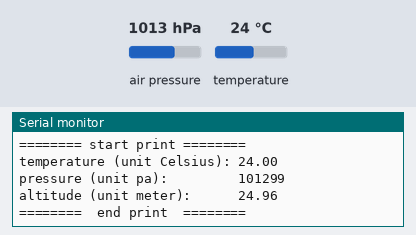
Recording of a sketch running on a simulated Arduino Uno, built with avr-gcc and run on an emulated ATmega328P. Parts: the last lines printed to the serial monitor. Wiring (inferred from the names in the program): BMP280 pressure sensor at I2C address 0x76. The inputs (shaded band) are chosen by the test bench; at power-on: air pressure 1013 hPa, temperature 24 °C.

Above: at 1.7 s.
1.8 s: air pressure set to 952 hPa
At 3.1 s:
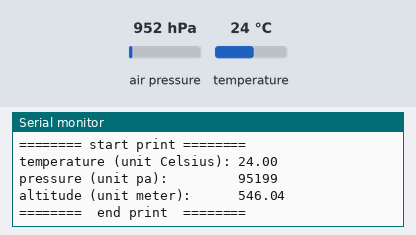
3.3 s: temperature set to 12 °C
4.8 s: air pressure set to 975 hPa
At 6.4 s:
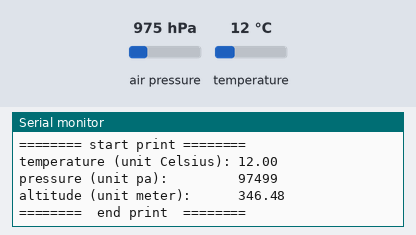
Timing chart, 0 to 7.9 s (numbered marks = the images above; inputs shaded):
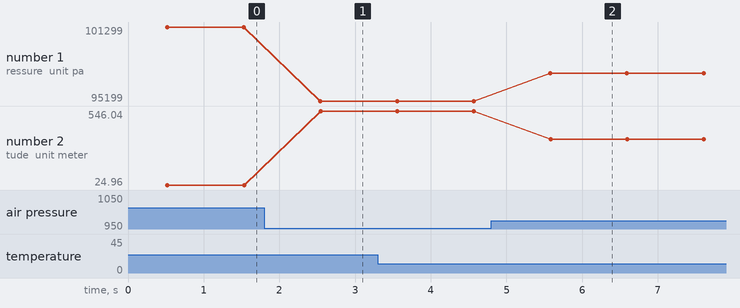

Measured:
- after the input at 1.8 s, the serial monitor: prints a new line after 0.74 s (image 1)
- after the input at 4.8 s, the serial monitor: prints a new line after 0.78 s (image 2)
- plotted number 1: 101299 → 95199 after the input at 1.8 s, 95199 → 97499 after the input at 4.8 s
- plotted number 2: 24.96 → 546.04 after the input at 1.8 s, 546.04 → 346.48 after the input at 4.8 s

The sketch:

BM280_ReadData.ino
```cpp
// (licence header left out)
#include "DFRobot_BMP280.h"
#include "Wire.h"

typedef DFRobot_BMP280_IIC    BMP;    // ******** use abbreviations instead of full names ********

BMP   bmp(&Wire, BMP::eSdo_low);

#define SEA_LEVEL_PRESSURE    1015.0f   // sea level pressure

// show last sensor operate status
void printLastOperateStatus(BMP::eStatus_t eStatus)
{
  switch(eStatus) {
  case BMP::eStatusOK:    Serial.println("everything ok"); break;
  case BMP::eStatusErr:   Serial.println("unknow error"); break;
  case BMP::eStatusErrDeviceNotDetected:    Serial.println("device not detected"); break;
  case BMP::eStatusErrParameter:    Serial.println("parameter error"); break;
  default: Serial.println("unknow status"); break;
  }
}

void setup()
{
  Serial.begin(115200);
  bmp.reset();
  Serial.println("bmp read data test");
  while(bmp.begin() != BMP::eStatusOK) {
    Serial.println("bmp begin faild");
    printLastOperateStatus(bmp.lastOperateStatus);
    delay(2000);
  }
  Serial.println("bmp begin success");
  delay(100);
}

void loop()
{
  float   temp = bmp.getTemperature();
  uint32_t    press = bmp.getPressure();
  float   alti = bmp.calAltitude(SEA_LEVEL_PRESSURE, press);

  Serial.println();
  Serial.println("======== start print ========");
  Serial.print("temperature (unit Celsius): "); Serial.println(temp);
  Serial.print("pressure (unit pa):         "); Serial.println(press);
  Serial.print("altitude (unit meter):      "); Serial.println(alti);
  Serial.println("========  end print  ========");

  delay(1000);
}
```

DFRobot_BMP280.h
```cpp
// (licence header left out)
#ifndef DFROBOT_BMP280_H
#define DFROBOT_BMP280_H

#include "Arduino.h"
#include "Wire.h"

#ifndef PROGMEM
# define PROGMEM
#endif

class DFRobot_BMP280 {
// defines
public:
  /**
   * @brief Enum global status
   */
  typedef enum {
    eStatusOK,
    eStatusErr,
    eStatusErrDeviceNotDetected,
    eStatusErrParameter
  } eStatus_t;

  typedef struct {
    uint16_t    t1;
    int16_t     t2, t3;
    uint16_t    p1;
    int16_t     p2, p3, p4, p5, p6, p7, p8, p9;
    uint16_t    reserved0;
  } sCalibrateDig_t;

  typedef struct {
    uint8_t   im_update: 1;
    uint8_t   reserved: 2;
    uint8_t   measuring: 1;
  } sRegStatus_t;

  /**
   * @brief Enum control measurement mode (power)
   */
  typedef enum {
    eCtrlMeasMode_sleep,
    eCtrlMeasMode_forced,
    eCtrlMeasMode_normal = 0x03
  } eCtrlMeasMode_t;

  /**
   * @brief Enum sampling
   */
  typedef enum {
    eSampling_no,
    eSampling_X1,
    eSampling_X2,
    eSampling_X4,
    eSampling_X8,
    eSampling_X16
  } eSampling_t;

  typedef struct {
    uint8_t   mode: 2;
    uint8_t   osrs_p: 3;
    uint8_t   osrs_t: 3;
  } sRegCtrlMeas_t;

  typedef enum {
    eConfigSpi3w_en_disable,
    eConfigSpi3w_en_enable
  } eConfigSpi3w_en_t;

  /**
   * @brief Enum config filter
   */
  typedef enum {
    eConfigFilter_off,
    eConfigFilter_X2,
    eConfigFilter_X4,
    eConfigFilter_X8,
    eConfigFilter_X16
  } eConfigFilter_t;

  /**
   * @brief Enum config standby time, unit ms
   */
  typedef enum {
    eConfigTStandby_0_5,    // 0.5 ms
    eConfigTStandby_62_5,
    eConfigTStandby_125,
    eConfigTStandby_250,
    eConfigTStandby_500,
    eConfigTStandby_1000,
    eConfigTStandby_2000,
    eConfigTStandby_4000
  } eConfigTStandby_t;

  typedef struct {
    uint8_t   spi3w_en: 1;
    uint8_t   reserved1: 1;
    uint8_t   filter: 3;
    uint8_t   t_sb: 3;
  } sRegConfig_t;

  typedef struct {
    uint8_t   msb, lsb;
    uint8_t   reserved: 4;
    uint8_t   xlsb: 4;
  } sRegPress_t;

  typedef struct {
    uint8_t   msb, lsb;
    uint8_t   reserved: 4;
    uint8_t   xlsb: 4;
  } sRegTemp_t;

  #define BMP280_REG_START    0x88
  typedef struct {
    sCalibrateDig_t   calib;
    uint8_t   reserved0[(0xd0 - 0xa1 - 1)];
    uint8_t   chip_id;
    #define BMP280_REG_CHIP_ID_DEFAULT    0x58
    uint8_t   reserved1[(0xe0 - 0xd0 - 1)];
    uint8_t   reset;
    uint8_t   reserved2[(0xf3 - 0xe0 - 1)];
    sRegStatus_t    status;
    sRegCtrlMeas_t    ctrlMeas;
    sRegConfig_t      config;
    uint8_t   reserved3;
    sRegPress_t   press;
    sRegTemp_t    temp;
  } sRegs_t;

// functions
public:
  DFRobot_BMP280();

  /**
   * @brief begin Sensor begin
   * @return Enum of eStatus_t
   */
  eStatus_t   begin();

  /**
   * @brief getTemperature Get temperature
   * @return Temprature in Celsius
   */
  float       getTemperature();

  /**
   * @brief getPressure Get pressure
   * @return Pressure in pa
   */
  uint32_t    getPressure();

  /**
   * @brief calAltitude Calculate altitude
   * @param seaLevelPressure Sea level pressure
   * @param pressure Pressure in pa
   * @return Altitude in meter
   */
  float       calAltitude(float seaLevelPressure, uint32_t pressure);

  /**
   * @brief reset Reset sensor
   */
  void    reset();

  /**
   * @brief setCtrlMeasMode Set control measure mode
   * @param eMode One enum of eCtrlMeasMode_t
   */
  void    setCtrlMeasMode(eCtrlMeasMode_t eMode);

  /**
   * @brief setCtrlMeasSamplingTemp Set control measure temperature oversampling
   * @param eSampling One enum of eSampling_t
   */
  void    setCtrlMeasSamplingTemp(eSampling_t eSampling);

  /**
   * @brief setCtrlMeasSamplingPress Set control measure pressure oversampling
   * @param eSampling One enum of eSampling_t
   */
  void    setCtrlMeasSamplingPress(eSampling_t eSampling);

  /**
   * @brief setConfigFilter Set config filter
   * @param eFilter One enum of eConfigFilter_t
   */
  void    setConfigFilter(eConfigFilter_t eFilter);

  /**
   * @brief setConfigTStandby Set config standby time
   * @param eT One enum of eConfigTStandby_t
   */
  void    setConfigTStandby(eConfigTStandby_t eT);

protected:
  void    getCalibrate();

  int32_t   getTemperatureRaw();
  int32_t   getPressureRaw();

  uint8_t   getReg(uint8_t reg);
  void      writeRegBits(uint8_t reg, uint8_t field, uint8_t val);

  virtual void    writeReg(uint8_t reg, uint8_t *pBuf, uint16_t len) = 0;
  virtual void    readReg(uint8_t reg, uint8_t *pBuf, uint16_t len) = 0;

// variables
public:
  /**
   * @brief lastOperateStatus Last operate status
   */
  eStatus_t   lastOperateStatus;

protected:
  int32_t   _t_fine;

  sCalibrateDig_t   _sCalib;
};

class DFRobot_BMP280_IIC : public DFRobot_BMP280 {
public:
  /**
   * @brief Enum pin sdo states
   */
  typedef enum {
    eSdo_low,
    eSdo_high
  } eSdo_t;

  /**
   * @brief DFRobot_BMP280_IIC
   * @param pWire Which TwoWire peripheral to operate
   * @param eSdo Pin sdo status
   */
  DFRobot_BMP280_IIC(TwoWire *pWire, eSdo_t eSdo);

protected:
  void    writeReg(uint8_t reg, uint8_t *pBuf, uint16_t len);
  void    readReg(uint8_t reg, uint8_t *pBuf, uint16_t len);

protected:
  TwoWire   *_pWire;

  uint8_t   _addr;

};

#endif
```

DFrobot_BMP280.cpp
```cpp
// (licence header left out)
#include "DFRobot_BMP280.h"

const DFRobot_BMP280::sRegs_t PROGMEM   _sRegs = DFRobot_BMP280::sRegs_t();
#ifdef __AVR__
typedef uint16_t    platformBitWidth_t;
#else
typedef uint32_t    platformBitWidth_t;
#endif

const platformBitWidth_t    _regsAddr = (platformBitWidth_t) &_sRegs;

#define writeRegBitsHelper(reg, flied, val)   writeRegBits(regOffset(&(reg)), *(uint8_t*) &(flied), *(uint8_t*) &(val))

#define __DBG   0
#if __DBG
# define __DBG_CODE(x)   Serial.print("__DBG_CODE: "); Serial.print(__FUNCTION__); Serial.print(" "); Serial.print(__LINE__); Serial.print(" "); x; Serial.println()
#else
# define __DBG_CODE(x)
#endif

uint8_t regOffset(const void *pReg)
{
  return ((platformBitWidth_t) pReg - _regsAddr + BMP280_REG_START);
}

DFRobot_BMP280::DFRobot_BMP280() {}

DFRobot_BMP280::eStatus_t DFRobot_BMP280::begin()
{
  __DBG_CODE(Serial.print("last register addr: "); Serial.print(regOffset(&_sRegs.temp), HEX));
  __DBG_CODE(Serial.print("first register addr: "); Serial.print(regOffset(&_sRegs.calib), HEX));
  __DBG_CODE(Serial.print("status register addr: "); Serial.print(regOffset(&_sRegs.status), HEX));
  __DBG_CODE(Serial.print("id register addr: "); Serial.print(regOffset(&_sRegs.chip_id), HEX));
  __DBG_CODE(Serial.print("res0 register addr: "); Serial.print(regOffset(&_sRegs.reserved0), HEX));

  uint8_t   temp = getReg(regOffset(&_sRegs.chip_id));
  if((temp == BMP280_REG_CHIP_ID_DEFAULT) && (lastOperateStatus == eStatusOK)) {
    reset();
    delay(200);
    getCalibrate();
    setCtrlMeasSamplingPress(eSampling_X8);
    setCtrlMeasSamplingTemp(eSampling_X8);
    setConfigFilter(eConfigFilter_off);
    setConfigTStandby(eConfigTStandby_125);
    setCtrlMeasMode(eCtrlMeasMode_normal);    // set control measurement mode to make these settings effective
  } else
    lastOperateStatus = eStatusErrDeviceNotDetected;
  return lastOperateStatus;
}

float DFRobot_BMP280::getTemperature()
{
  int32_t   raw = getTemperatureRaw();
  float     rslt = 0;
  int32_t   v1, v2;
  if(lastOperateStatus == eStatusOK) {
    v1 = ((((raw >> 3) - ((int32_t) _sCalib.t1 << 1))) * ((int32_t) _sCalib.t2)) >> 11;
    v2 = (((((raw >> 4) - ((int32_t) _sCalib.t1)) * ((raw >> 4) - ((int32_t) _sCalib.t1))) >> 12) * ((int32_t) _sCalib.t3)) >> 14;
    _t_fine = v1 + v2;
    rslt = (_t_fine * 5 + 128) >> 8;
    return (rslt / 100);
  }
  return 0;
}

uint32_t DFRobot_BMP280::getPressure()
{
  getTemperature();   // update _t_fine
  int32_t   raw = getPressureRaw();
  int64_t   rslt = 0;
  int64_t   v1, v2;
  if(lastOperateStatus == eStatusOK) {
    v1 = ((int64_t) _t_fine) - 128000;
    v2 = v1 * v1 * (int64_t) _sCalib.p6;
    v2 = v2 + ((v1 * (int64_t) _sCalib.p5) << 17);
    v2 = v2 + (((int64_t) _sCalib.p4) << 35);
    v1 = ((v1 * v1 * (int64_t) _sCalib.p3) >> 8) + ((v1 * (int64_t) _sCalib.p2) << 12);
    v1 = (((((int64_t) 1) << 47) + v1)) * ((int64_t) _sCalib.p1) >> 33;
    if(v1 == 0)
      return 0;
    rslt = 1048576 - raw;
    rslt = (((rslt << 31) - v2) * 3125) / v1;
    v1 = (((int64_t) _sCalib.p9) * (rslt >> 13) * (rslt >> 13)) >> 25;
    v2 = (((int64_t) _sCalib.p8) * rslt) >> 19;
    rslt = ((rslt + v1 + v2) >> 8) + (((int64_t) _sCalib.p7) << 4);
    return (uint32_t) (rslt / 256);
  }
  return 0;
}

float DFRobot_BMP280::calAltitude(float seaLevelPressure, uint32_t pressure)
{
  return 44330 * (1.0f - pow(pressure / 100 / seaLevelPressure, 0.1903));
}

void DFRobot_BMP280::reset()
{
  uint8_t   temp = 0xb6;
  writeReg(regOffset(&_sRegs.reset), (uint8_t*) &temp, sizeof(temp));
  delay(100);
}

void DFRobot_BMP280::setCtrlMeasMode(eCtrlMeasMode_t eMode)
{
  sRegCtrlMeas_t    sRegFlied = {0}, sRegVal = {0};
  sRegFlied.mode = 0xff; sRegVal.mode = eMode;
  writeRegBitsHelper(_sRegs.ctrlMeas, sRegFlied, sRegVal);
}

void DFRobot_BMP280::setCtrlMeasSamplingTemp(eSampling_t eSampling)
{
  sRegCtrlMeas_t    sRegFlied = {0}, sRegVal = {0};
  sRegFlied.osrs_t = 0xff; sRegVal.osrs_t = eSampling;
  writeRegBitsHelper(_sRegs.ctrlMeas, sRegFlied, sRegVal);
}

void DFRobot_BMP280::setCtrlMeasSamplingPress(eSampling_t eSampling)
{
  sRegCtrlMeas_t    sRegFlied = {0}, sRegVal = {0};
  sRegFlied.osrs_p = 0xff; sRegVal.osrs_p = eSampling;
  writeRegBitsHelper(_sRegs.ctrlMeas, sRegFlied, sRegVal);
}

void DFRobot_BMP280::setConfigFilter(eConfigFilter_t eFilter)
{
  sRegConfig_t    sRegFlied = {0}, sRegVal = {0};
  sRegFlied.filter = 0xff; sRegVal.filter = eFilter;
  writeRegBitsHelper(_sRegs.config, sRegFlied, sRegVal);
}

void DFRobot_BMP280::setConfigTStandby(eConfigTStandby_t eT)
{
  sRegConfig_t    sRegFlied = {0}, sRegVal = {0};
  sRegFlied.t_sb = 0xff; sRegVal.t_sb = eT;
  writeRegBitsHelper(_sRegs.config, sRegFlied, sRegVal);
}

void DFRobot_BMP280::getCalibrate()
{
  readReg(regOffset(&_sRegs.calib), (uint8_t*) &_sCalib, sizeof(_sCalib));
}

int32_t DFRobot_BMP280::getTemperatureRaw()
{
  sRegTemp_t    sReg;
  readReg(regOffset(&_sRegs.temp), (uint8_t*) &sReg, sizeof(sReg));
  return (((uint32_t) sReg.msb << 12) | ((uint32_t) sReg.lsb << 4) | ((uint32_t) sReg.xlsb));
}

int32_t DFRobot_BMP280::getPressureRaw()
{
  sRegPress_t   sReg;
  readReg(regOffset(&_sRegs.press), (uint8_t*) &sReg, sizeof(sReg));
  return (((uint32_t) sReg.msb << 12) | ((uint32_t) sReg.lsb << 4) | ((uint32_t) sReg.xlsb));
}

uint8_t DFRobot_BMP280::getReg(uint8_t reg)
{
  uint8_t   temp;
  readReg(reg, (uint8_t*) &temp, sizeof(temp));
  return temp;
}

void DFRobot_BMP280::writeRegBits(uint8_t reg, uint8_t field, uint8_t val)
{
  __DBG_CODE(Serial.print("reg: "); Serial.print(reg, HEX); Serial.print(" flied: "); Serial.print(field, HEX); Serial.print(" val: "); Serial.print(val, HEX));

  uint8_t   temp;
  readReg(reg, (uint8_t*) &temp, sizeof(temp));
  temp &= ~field;
  temp |= val;
  writeReg(reg, (uint8_t*) &temp, sizeof(temp));
}

DFRobot_BMP280_IIC::DFRobot_BMP280_IIC(TwoWire *pWire, eSdo_t eSdo)
{
  _pWire = pWire;
  if(eSdo == eSdo_low)
    _addr = 0x76;
  else
    _addr = 0x77;
}

void DFRobot_BMP280_IIC::readReg(uint8_t reg, uint8_t *pBuf, uint16_t len)
{
  lastOperateStatus = eStatusErrDeviceNotDetected;
  _pWire->begin();
  _pWire->beginTransmission(_addr);
  _pWire->write(reg);
  if(_pWire->endTransmission() != 0)
    return;

  _pWire->requestFrom(_addr, len);
  for(uint8_t i = 0; i < len; i ++)
    pBuf[i] = _pWire->read();
  lastOperateStatus = eStatusOK;
}

void DFRobot_BMP280_IIC::writeReg(uint8_t reg, uint8_t *pBuf, uint16_t len)
{
  lastOperateStatus = eStatusErrDeviceNotDetected;
  _pWire->begin();
  _pWire->beginTransmission(_addr);
  _pWire->write(reg);
  for(uint8_t i = 0; i < len; i ++)
    _pWire->write(pBuf[i]);
  if(_pWire->endTransmission() != 0)
    return;
  lastOperateStatus = eStatusOK;
}
```
